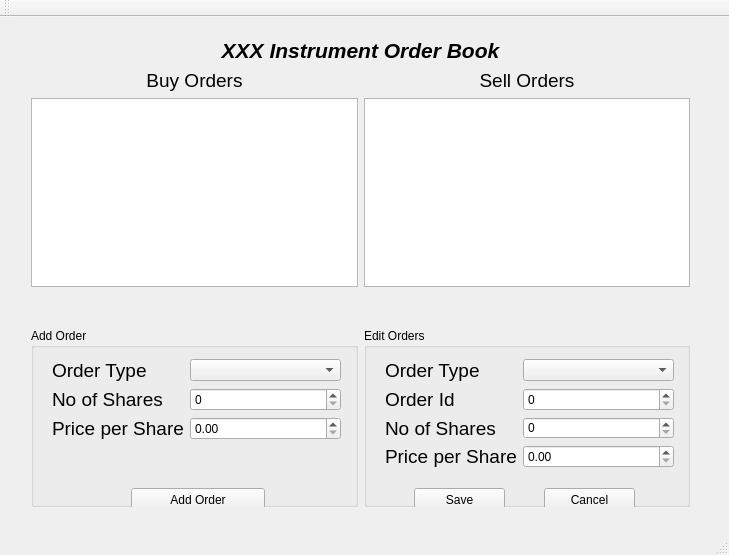
<?xml version="1.0" encoding="UTF-8"?>
<ui version="4.0">
 <class>OrderBookClass</class>
 <widget class="QMainWindow" name="OrderBookClass">
  <property name="geometry">
   <rect>
    <x>0</x>
    <y>0</y>
    <width>729</width>
    <height>555</height>
   </rect>
  </property>
  <property name="windowTitle">
   <string>OrderBook</string>
  </property>
  <widget class="QWidget" name="centralWidget">
   <widget class="QWidget" name="layoutWidget">
    <property name="geometry">
     <rect>
      <x>20</x>
      <y>10</y>
      <width>681</width>
      <height>271</height>
     </rect>
    </property>
    <layout class="QVBoxLayout" name="verticalLayout">
     <item>
      <widget class="QLabel" name="label">
       <property name="text">
        <string>&lt;html&gt;&lt;head/&gt;&lt;body&gt;&lt;p align=&quot;center&quot;&gt;&lt;span style=&quot; font-size:16pt; font-weight:600; font-style:italic;&quot;&gt;XXX Instrument Order Book&lt;/span&gt;&lt;/p&gt;&lt;/body&gt;&lt;/html&gt;</string>
       </property>
      </widget>
     </item>
     <item>
      <layout class="QHBoxLayout" name="horizontalLayout_2">
       <item>
        <widget class="QLabel" name="label_5">
         <property name="text">
          <string>&lt;html&gt;&lt;head/&gt;&lt;body&gt;&lt;p align=&quot;center&quot;&gt;&lt;span style=&quot; font-size:14pt;&quot;&gt;Buy Orders&lt;/span&gt;&lt;/p&gt;&lt;/body&gt;&lt;/html&gt;</string>
         </property>
        </widget>
       </item>
       <item>
        <widget class="QLabel" name="label_6">
         <property name="text">
          <string>&lt;html&gt;&lt;head/&gt;&lt;body&gt;&lt;p align=&quot;center&quot;&gt;&lt;span style=&quot; font-size:14pt;&quot;&gt;Sell Orders&lt;/span&gt;&lt;/p&gt;&lt;/body&gt;&lt;/html&gt;</string>
         </property>
        </widget>
       </item>
      </layout>
     </item>
     <item>
      <layout class="QHBoxLayout" name="horizontalLayout">
       <item>
        <widget class="QTableView" name="tableView_2"/>
       </item>
       <item>
        <widget class="QTableView" name="tableView"/>
       </item>
      </layout>
     </item>
    </layout>
   </widget>
   <widget class="QWidget" name="layoutWidget">
    <property name="geometry">
     <rect>
      <x>20</x>
      <y>300</y>
      <width>681</width>
      <height>201</height>
     </rect>
    </property>
    <layout class="QHBoxLayout" name="horizontalLayout_3">
     <item>
      <widget class="QGroupBox" name="groupBox">
       <property name="title">
        <string>Add Order</string>
       </property>
       <widget class="QWidget" name="formLayoutWidget">
        <property name="geometry">
         <rect>
          <x>10</x>
          <y>20</y>
          <width>311</width>
          <height>131</height>
         </rect>
        </property>
        <layout class="QFormLayout" name="formLayout">
         <item row="0" column="0">
          <widget class="QLabel" name="label_2">
           <property name="text">
            <string>&lt;html&gt;&lt;head/&gt;&lt;body&gt;&lt;p&gt;&lt;span style=&quot; font-size:14pt;&quot;&gt;Order Type&lt;/span&gt;&lt;/p&gt;&lt;/body&gt;&lt;/html&gt;</string>
           </property>
          </widget>
         </item>
         <item row="0" column="1">
          <widget class="QComboBox" name="comboBoxOrderTypeL"/>
         </item>
         <item row="1" column="0">
          <widget class="QLabel" name="label_3">
           <property name="text">
            <string>&lt;html&gt;&lt;head/&gt;&lt;body&gt;&lt;p&gt;&lt;span style=&quot; font-size:14pt;&quot;&gt;No of Shares&lt;/span&gt;&lt;/p&gt;&lt;/body&gt;&lt;/html&gt;</string>
           </property>
          </widget>
         </item>
         <item row="1" column="1">
          <widget class="QSpinBox" name="spinBoxNoSharesL"/>
         </item>
         <item row="2" column="0">
          <widget class="QLabel" name="label_4">
           <property name="text">
            <string>&lt;html&gt;&lt;head/&gt;&lt;body&gt;&lt;p&gt;&lt;span style=&quot; font-size:14pt;&quot;&gt;Price per Share&lt;/span&gt;&lt;/p&gt;&lt;/body&gt;&lt;/html&gt;</string>
           </property>
          </widget>
         </item>
         <item row="2" column="1">
          <widget class="QDoubleSpinBox" name="doubleSpinBoxSharePriceL"/>
         </item>
        </layout>
       </widget>
       <widget class="QPushButton" name="pushButtonAddOrderL">
        <property name="geometry">
         <rect>
          <x>100</x>
          <y>160</y>
          <width>134</width>
          <height>23</height>
         </rect>
        </property>
        <property name="text">
         <string>Add Order</string>
        </property>
       </widget>
      </widget>
     </item>
     <item>
      <widget class="QGroupBox" name="groupBox_2">
       <property name="title">
        <string>Edit Orders</string>
       </property>
       <widget class="QWidget" name="formLayoutWidget_2">
        <property name="geometry">
         <rect>
          <x>10</x>
          <y>20</y>
          <width>311</width>
          <height>131</height>
         </rect>
        </property>
        <layout class="QFormLayout" name="formLayout_2">
         <item row="1" column="0">
          <widget class="QLabel" name="label_7">
           <property name="text">
            <string>&lt;html&gt;&lt;head/&gt;&lt;body&gt;&lt;p&gt;&lt;span style=&quot; font-size:14pt;&quot;&gt;Order Id&lt;/span&gt;&lt;/p&gt;&lt;/body&gt;&lt;/html&gt;</string>
           </property>
          </widget>
         </item>
         <item row="1" column="1">
          <widget class="QSpinBox" name="spinBoxOrderIdR"/>
         </item>
         <item row="2" column="0">
          <widget class="QLabel" name="label_8">
           <property name="text">
            <string>&lt;html&gt;&lt;head/&gt;&lt;body&gt;&lt;p&gt;&lt;span style=&quot; font-size:14pt;&quot;&gt;No of Shares&lt;/span&gt;&lt;/p&gt;&lt;/body&gt;&lt;/html&gt;</string>
           </property>
          </widget>
         </item>
         <item row="2" column="1">
          <widget class="QSpinBox" name="spinBoxNoSharesR"/>
         </item>
         <item row="3" column="0">
          <widget class="QLabel" name="label_9">
           <property name="text">
            <string>&lt;html&gt;&lt;head/&gt;&lt;body&gt;&lt;p&gt;&lt;span style=&quot; font-size:14pt;&quot;&gt;Price per Share&lt;/span&gt;&lt;/p&gt;&lt;/body&gt;&lt;/html&gt;</string>
           </property>
          </widget>
         </item>
         <item row="3" column="1">
          <widget class="QDoubleSpinBox" name="doubleSpinBoxSharePriceR"/>
         </item>
         <item row="0" column="0">
          <widget class="QLabel" name="label_10">
           <property name="text">
            <string>&lt;html&gt;&lt;head/&gt;&lt;body&gt;&lt;p&gt;&lt;span style=&quot; font-size:14pt;&quot;&gt;Order Type&lt;/span&gt;&lt;/p&gt;&lt;/body&gt;&lt;/html&gt;</string>
           </property>
          </widget>
         </item>
         <item row="0" column="1">
          <widget class="QComboBox" name="comboBoxOrderTypeR"/>
         </item>
        </layout>
       </widget>
       <widget class="QPushButton" name="pushButton">
        <property name="geometry">
         <rect>
          <x>50</x>
          <y>160</y>
          <width>91</width>
          <height>23</height>
         </rect>
        </property>
        <property name="text">
         <string>Save</string>
        </property>
       </widget>
       <widget class="QPushButton" name="pushButton_2">
        <property name="geometry">
         <rect>
          <x>180</x>
          <y>160</y>
          <width>91</width>
          <height>23</height>
         </rect>
        </property>
        <property name="text">
         <string>Cancel</string>
        </property>
       </widget>
      </widget>
     </item>
    </layout>
   </widget>
  </widget>
  <widget class="QMenuBar" name="menuBar">
   <property name="geometry">
    <rect>
     <x>0</x>
     <y>0</y>
     <width>729</width>
     <height>21</height>
    </rect>
   </property>
  </widget>
  <widget class="QToolBar" name="mainToolBar">
   <attribute name="toolBarArea">
    <enum>TopToolBarArea</enum>
   </attribute>
   <attribute name="toolBarBreak">
    <bool>false</bool>
   </attribute>
  </widget>
  <widget class="QStatusBar" name="statusBar"/>
 </widget>
 <layoutdefault spacing="6" margin="11"/>
 <resources>
  <include location="orderbook.qrc"/>
 </resources>
 <connections>
  <connection>
   <sender>pushButtonAddOrderL</sender>
   <signal>clicked()</signal>
   <receiver>OrderBookClass</receiver>
   <slot>addOrder()</slot>
   <hints>
    <hint type="sourcelabel">
     <x>230</x>
     <y>502</y>
    </hint>
    <hint type="destinationlabel">
     <x>363</x>
     <y>528</y>
    </hint>
   </hints>
  </connection>
  <connection>
   <sender>pushButton_2</sender>
   <signal>clicked()</signal>
   <receiver>spinBoxOrderIdR</receiver>
   <slot>clear()</slot>
   <hints>
    <hint type="sourcelabel">
     <x>605</x>
     <y>504</y>
    </hint>
    <hint type="destinationlabel">
     <x>654</x>
     <y>361</y>
    </hint>
   </hints>
  </connection>
  <connection>
   <sender>pushButton_2</sender>
   <signal>clicked()</signal>
   <receiver>spinBoxNoSharesR</receiver>
   <slot>clear()</slot>
   <hints>
    <hint type="sourcelabel">
     <x>571</x>
     <y>500</y>
    </hint>
    <hint type="destinationlabel">
     <x>584</x>
     <y>398</y>
    </hint>
   </hints>
  </connection>
  <connection>
   <sender>pushButton_2</sender>
   <signal>clicked()</signal>
   <receiver>doubleSpinBoxSharePriceR</receiver>
   <slot>clear()</slot>
   <hints>
    <hint type="sourcelabel">
     <x>556</x>
     <y>503</y>
    </hint>
    <hint type="destinationlabel">
     <x>555</x>
     <y>423</y>
    </hint>
   </hints>
  </connection>
 </connections>
 <slots>
  <slot>addOrder()</slot>
 </slots>
</ui>
